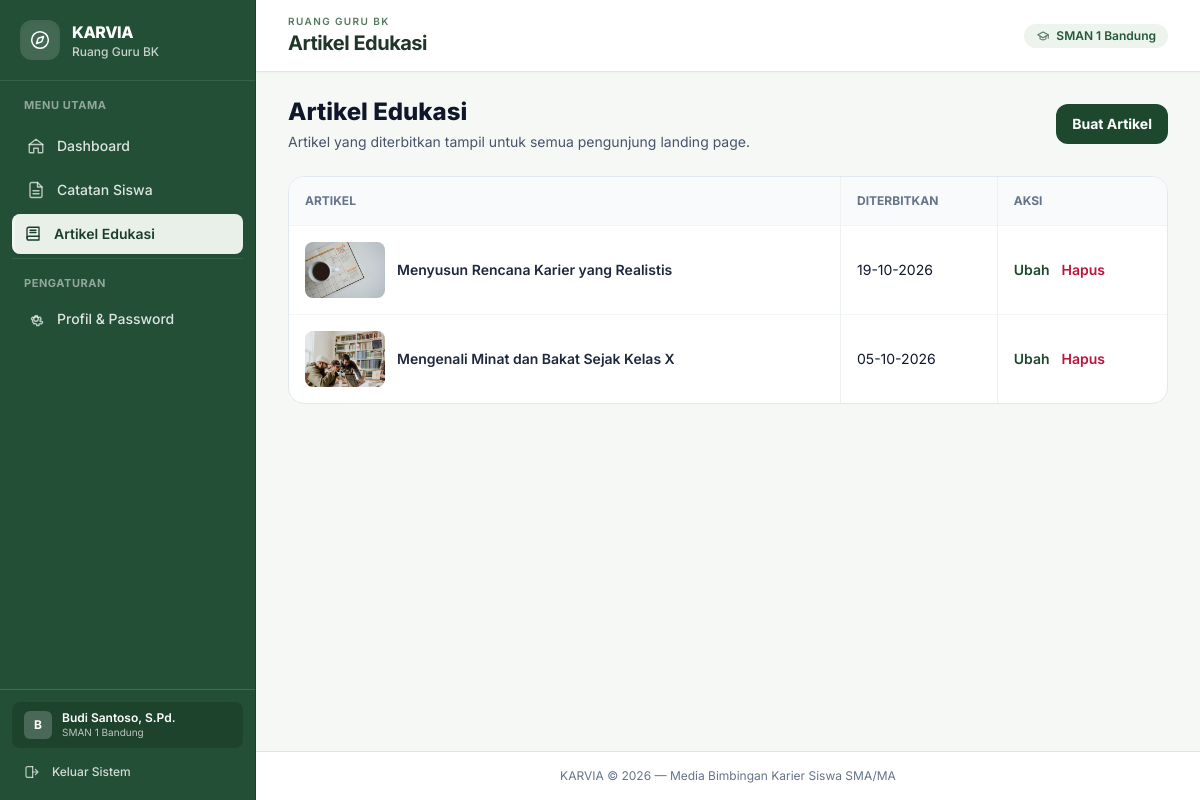
Page /guru_bk/artikel.php (signed in) on the committed database.
### tables this page shows
CREATE TABLE `pengguna` (
  `id` BIGINT UNSIGNED NOT NULL AUTO_INCREMENT,
  `sekolah_id` BIGINT UNSIGNED NULL,
  `nama_lengkap` VARCHAR(150) NOT NULL,
  `username` VARCHAR(50) NOT NULL,
  `password_hash` VARCHAR(255) NOT NULL,
  `role` ENUM('admin', 'guru_bk', 'siswa') NOT NULL,
  `status` ENUM('aktif', 'nonaktif') NOT NULL DEFAULT 'aktif',
  `nisn` VARCHAR(20) NULL,
  `nip` VARCHAR(30) NULL,
  `kelas` VARCHAR(20) NULL,
  `jurusan` VARCHAR(50) NULL,
  `no_telepon` VARCHAR(20) NULL,
  `last_login_at` DATETIME NULL,
  `terakhir_aktif_pada` DATETIME NULL,
  `login_count` INT UNSIGNED NOT NULL DEFAULT 0,
  `dibuat_oleh` BIGINT UNSIGNED NULL,
  `dibuat_pada` DATETIME NOT NULL,
  `diperbarui_pada` DATETIME NULL,
  PRIMARY KEY (`id`),
  UNIQUE KEY `uq_pengguna_username` (`username`),
  KEY `idx_pengguna_sekolah` (`sekolah_id`),
  KEY `idx_pengguna_role` (`role`),
  KEY `idx_pengguna_status` (`status`),
  KEY `idx_pengguna_last_login` (`last_login_at`),
  KEY `idx_pengguna_terakhir_aktif` (`terakhir_aktif_pada`),
  CONSTRAINT `fk_pengguna_sekolah`
    FOREIGN KEY (`sekolah_id`) REFERENCES `sekolah` (`id`)
    ON DELETE RESTRICT,
  CONSTRAINT `fk_pengguna_dibuat_oleh`
    FOREIGN KEY (`dibuat_oleh`) REFERENCES `pengguna` (`id`)
    ON DELETE SET NULL
);

CREATE TABLE `sekolah` (
  `id` BIGINT UNSIGNED NOT NULL AUTO_INCREMENT,
  `nama` VARCHAR(150) NOT NULL,
  `npsn` VARCHAR(20) NULL,
  `jenjang` ENUM('SMA', 'MA') NOT NULL DEFAULT 'SMA',
  `alamat` TEXT NULL,
  `kota` VARCHAR(100) NULL,
  `provinsi` VARCHAR(100) NULL,
  `status` ENUM('aktif', 'nonaktif') NOT NULL DEFAULT 'aktif',
  `dibuat_pada` DATETIME NOT NULL,
  `diperbarui_pada` DATETIME NULL,
  PRIMARY KEY (`id`),
  UNIQUE KEY `uq_sekolah_npsn` (`npsn`),
  KEY `idx_sekolah_status` (`status`),
  KEY `idx_sekolah_nama` (`nama`)
);

CREATE TABLE `artikel` (
  `id` BIGINT UNSIGNED NOT NULL AUTO_INCREMENT,
  `guru_id` BIGINT UNSIGNED NOT NULL,
  `nama_penulis` VARCHAR(150) NOT NULL,
  `judul` VARCHAR(200) NOT NULL,
  `gambar` VARCHAR(255) NOT NULL,
  `isi` MEDIUMTEXT NOT NULL,
  `diterbitkan_pada` DATETIME NOT NULL,
  `diperbarui_pada` DATETIME NULL,
  PRIMARY KEY (`id`),
  KEY `idx_artikel_terbit` (`diterbitkan_pada`),
  KEY `idx_artikel_guru_terbit` (`guru_id`, `diterbitkan_pada`),
  CONSTRAINT `fk_artikel_guru`
    FOREIGN KEY (`guru_id`) REFERENCES `pengguna` (`id`)
    ON DELETE RESTRICT
);

### guru_bk/artikel.php (the view, shortened to what this page needs)
<?php
$peran_halaman = 'guru_bk';
$halaman_aktif = 'artikel';
$judul_halaman = 'Artikel Edukasi';
require_once __DIR__ . '/../includes/header.php';
$pdo = db();
$guru_id = (int) auth_pengguna()['id'];
$stmt = $pdo->prepare('SELECT id, judul, gambar, diterbitkan_pada, diperbarui_pada FROM artikel WHERE guru_id = :guru_id ORDER BY diterbitkan_pada DESC');
$stmt->execute(['guru_id' => $guru_id]);
$artikel_saya = $stmt->fetchAll();
?>
<div class="mb-6 flex flex-wrap items-center justify-between gap-3">
  <div><h1 class="text-2xl font-extrabold text-slate-900">Artikel Edukasi</h1><p class="mt-1 text-sm text-slate-600">Artikel yang diterbitkan tampil untuk semua pengunjung landing page.</p></div>
  <a href="<?= e(url('guru_bk/artikel_form.php')) ?>" class="rounded-xl bg-karvia-700 px-4 py-2.5 text-sm font-bold text-white hover:bg-karvia-800">Buat Artikel</a>
</div>
<section class="overflow-hidden rounded-2xl border border-slate-200 bg-white">
  <?php if (!$artikel_saya): ?>
    <p class="p-8 text-center text-sm text-slate-500">Belum ada artikel. Buat artikel edukasi pertama Anda.</p>
  <?php else: ?>
    <div class="overflow-x-auto"><table class="w-full text-left text-sm"><thead class="bg-slate-50 text-xs uppercase text-slate-500"><tr><th class="p-4">Artikel</th><th class="p-4">Diterbitkan</th><th class="p-4">Aksi</th></tr></thead><tbody>
      <?php foreach ($artikel_saya as $artikel): ?><tr class="border-t border-slate-100"><td class="p-4"><div class="flex items-center gap-3"><img src="<?= e(url('uploads/artikel/' . rawurlencode($artikel['gambar']))) ?>" alt="" class="h-14 w-20 rounded-lg object-cover"><span class="font-semibold text-slate-800"><?= e($artikel['judul']) ?></span></div></td><td class="whitespace-nowrap p-4"><?= e(tanggal_id($artikel['diterbitkan_pada'])) ?></td><td class="whitespace-nowrap p-4"><a class="font-semibold text-karvia-700 hover:underline" href="<?= e(url('guru_bk/artikel_form.php?id=' . (int) $artikel['id'])) ?>">Ubah</a><form method="post" class="ml-3 inline" onsubmit="return confirm('Hapus artikel ini? Artikel akan hilang dari landing page.')"><?= csrf_field() ?><input type="hidden" name="id" value="<?= (int) $artikel['id'] ?>"><input type="hidden" name="aksi" value="hapus"><button class="font-semibold text-rose-700 hover:underline" type="submit">Hapus</button></form></td></tr><?php endforeach; ?>
    </tbody></table></div>
  <?php endif; ?>
</section>
<?php require __DIR__ . '/../includes/footer.php'; ?>

### includes/header.php (shortened to what this page needs)
<?php
require_once __DIR__ . '/function.php';
auth_cek_peran($peran_halaman);
$pengguna_aktif = auth_pengguna();
$menu_peran = [
    'admin' => [
        ['index', 'Dashboard', 'admin/index.php', 'home'],
        ['sekolah', 'Sekolah', 'admin/sekolah.php', 'school'],
        ['pengguna', 'Pengguna', 'admin/pengguna.php', 'users'],
        ['rekap', 'Rekap Sistem', 'admin/rekap.php', 'chart'],
    ],
    'guru_bk' => [
        ['index', 'Dashboard', 'guru_bk/index.php', 'home'],
        ['catatan', 'Catatan Siswa', 'guru_bk/catatan.php', 'file'],
        ['artikel', 'Artikel Edukasi', 'guru_bk/artikel.php', 'book'],
    ],
    'siswa' => [
        ['index', 'Beranda', 'siswa/index.php', 'home'],
        ['kenali_diri', 'Kenali Diriku', 'siswa/kenali_diri.php', 'users'],
        ['profesi', 'Jelajah Profesi', 'siswa/profesi.php', 'compass'],
        ['jalur', 'Jalur Setelah Lulus', 'siswa/jalur.php', 'map'],
        ['bandingkan', 'Bandingkan Pilihan', 'siswa/bandingkan.php', 'chart'],
        ['rencana', 'Rencana Langkahku', 'siswa/rencana.php', 'calendar'],
        ['jurnal', 'Jurnal Refleksi', 'siswa/jurnal.php', 'book'],
        ['konsultasi', 'Ruang Konsultasi BK', 'siswa/konsultasi.php', 'message'],
        ['tips', 'Tips & Edukasi', 'siswa/tips.php', 'lightbulb'],
    ],
];
$role_labels = [
    'admin' => 'Administrasi Sistem',
    'guru_bk' => 'Ruang Guru BK',
    'siswa' => 'Langkah Karierku',
];
$judul_halaman = $judul_halaman ?? 'KARVIA';
$halaman_aktif = $halaman_aktif ?? 'index';
?>
<!doctype html>
<html lang="id">
<head>
  <script src="https://cdn.tailwindcss.com"></script>
</head>
<body class="min-h-screen bg-[#f6f8f5] text-slate-900 antialiased">
  <div class="min-h-screen lg:pl-64">
    <aside id="karvia-sidebar" class="fixed inset-y-0 left-0 z-50 flex w-64 -translate-x-full flex-col border-r border-[#1a4029] bg-[#224f35] transition-transform duration-200 lg:translate-x-0">
      <div class="flex items-center justify-between gap-3 px-5 py-5 border-b border-white/10">
        <div class="flex min-w-0 items-center gap-3">
          <span class="flex h-10 w-10 shrink-0 items-center justify-center rounded-xl bg-white/15 text-white shadow-inner">
          </span>
          <div class="min-w-0">
            <span class="block text-base font-extrabold tracking-tight text-white">KARVIA</span>
            <p class="truncate text-xs font-medium text-white/75"><?= e($role_labels[$peran_halaman] ?? 'Langkah Karierku') ?></p>
          </div>
        </div>
      </div>
      <nav aria-label="Navigasi utama" class="flex-1 space-y-1 overflow-y-auto px-3 py-4">
        <p class="px-3 pb-2 text-[11px] font-bold uppercase tracking-wider text-white/50">Menu Utama</p>
        <?php foreach ($menu_peran[$peran_halaman] as [$kunci, $label, $tujuan, $ikon]): ?>
          <?php $isActive = ($halaman_aktif === $kunci); ?>
          <a href="<?= e(url($tujuan)) ?>" class="flex items-center gap-3 rounded-lg px-3 py-2.5 text-sm font-medium transition-colors <?= $isActive ? 'border-l-[3px] border-[#f2f6f2] bg-[#e8f0e9] pl-[9px] text-[#1b3d2b] font-semibold shadow-sm' : 'border-l-[3px] border-transparent text-white/85 hover:bg-white/15 hover:text-white' ?>"<?= $isActive ? ' aria-current="page"' : '' ?>>
            <span class="<?= $isActive ? 'text-[#1b3d2b]' : 'text-white/70' ?>"><?php karvia_icon($ikon, 'h-[18px] w-[18px]'); ?></span>
            <span class="truncate"><?= e($label) ?></span>
          </a>
        <?php endforeach; ?>
        <div class="pt-4 mt-2 border-t border-white/10">
          <p class="px-3 pb-2 text-[11px] font-bold uppercase tracking-wider text-white/50">Pengaturan</p>
          <?php $isProfilActive = ($halaman_aktif === 'profil'); ?>
          <a href="<?= e(url('profil.php')) ?>" class="flex items-center gap-3 rounded-lg px-3 py-2.5 text-sm font-medium transition-colors <?= $isProfilActive ? 'border-l-[3px] border-[#f2f6f2] bg-[#e8f0e9] pl-[9px] text-[#1b3d2b] font-semibold shadow-sm' : 'border-l-[3px] border-transparent text-white/85 hover:bg-white/15 hover:text-white' ?>"<?= $isProfilActive ? ' aria-current="page"' : '' ?>>
            <span class="<?= $isProfilActive ? 'text-[#1b3d2b]' : 'text-white/70' ?>"><?php karvia_icon('settings', 'h-[18px] w-[18px]'); ?></span>
            <span class="truncate">Profil &amp; Password</span>
          </a>
        </div>
      </nav>
      <div class="border-t border-white/15 p-3">
        <div class="mb-2 flex items-center gap-2.5 rounded-lg bg-black/15 px-3 py-2 text-white">
          <span class="flex h-7 w-7 shrink-0 items-center justify-center rounded-md bg-white/20 text-xs font-bold text-white">
            <?= e(mb_strtoupper(mb_substr($pengguna_aktif['nama_lengkap'] ?? 'U', 0, 1))) ?>
          </span>
          <div class="min-w-0 flex-1">
            <div class="truncate text-xs font-semibold leading-tight"><?= e($pengguna_aktif['nama_lengkap'] ?? '') ?></div>
            <div class="truncate text-[10px] text-white/70"><?= e($pengguna_aktif['sekolah_nama'] ?? ucfirst(str_replace('_', ' ', $peran_halaman))) ?></div>
          </div>
        </div>
        <form method="post" action="<?= e(url('logout.php')) ?>">
          <button type="submit" class="flex w-full items-center gap-3 rounded-lg px-3 py-2 text-left text-xs font-medium text-white/80 transition-colors hover:bg-rose-500/20 hover:text-rose-200 focus:outline-none">
            <span class="text-white/70"><?php karvia_icon('logout', 'h-4 w-4'); ?></span>
            <span>Keluar Sistem</span>
          </button>
        </form>
      </div>
    </aside>
    <div class="flex min-h-screen flex-col min-w-0">
      <header class="sticky top-0 z-30 flex items-center justify-between border-b border-[#dfe6de] bg-white px-4 py-3.5 sm:px-6 lg:px-8 shadow-[0_1px_3px_rgba(0,0,0,0.03)]">
        <div class="flex min-w-0 items-center gap-3">
          <div>
            <p class="text-[10px] font-semibold uppercase tracking-[0.14em] text-[#55785f]">
              <?= e($role_labels[$peran_halaman] ?? 'KARVIA') ?>
            </p>
            <h1 class="text-lg font-bold tracking-tight text-[#203628] sm:text-xl">
              <?= e($judul_halaman) ?>
            </h1>
          </div>
        </div>
        <div class="flex items-center gap-2">
          <?php if ($peran_halaman === 'admin'): ?>
            <span class="inline-flex items-center gap-1.5 rounded-full bg-[#edf3ed] px-3 py-1 text-xs font-semibold text-[#245938]">
              <span class="h-2 w-2 rounded-full bg-emerald-500 animate-pulse"></span>
              Admin Global
            </span>
          <?php elseif (!empty($pengguna_aktif['sekolah_nama'])): ?>
            <span class="hidden items-center gap-1.5 rounded-full bg-[#edf3ed] px-3 py-1 text-xs font-semibold text-[#245938] sm:inline-flex">
              <?= e($pengguna_aktif['sekolah_nama']) ?>
            </span>
          <?php endif; ?>
        </div>
      </header>
      <main class="flex-1 px-4 py-6 sm:px-6 lg:px-8 space-y-6">

### includes/header.php (style rules this page uses)
body { font-family: 'Inter', -apple-system, BlinkMacSystemFont, sans-serif; }
table th + th, table td + td { border-left: 1px solid #eef2ed; }

### rows in the picture
pengguna: nama_lengkap "B", nama_lengkap "Budi Santoso, S.Pd.", sekolah.nama "SMAN 1 Bandung"
artikel: gambar (picture), judul "Menyusun Rencana Karier yang Realistis", diterbitkan_pada "19-10-2026"
artikel: gambar (picture), judul "Mengenali Minat dan Bakat Sejak Kelas X", diterbitkan_pada "05-10-2026"

### other values in the picture
$role_labels[$peran_halaman] "Ruang Guru BK"
$label "Dashboard"
$label "Catatan Siswa"
$label "Artikel Edukasi"
$role_labels[$peran_halaman] "RUANG GURU BK"
$judul_halaman "Artikel Edukasi"
